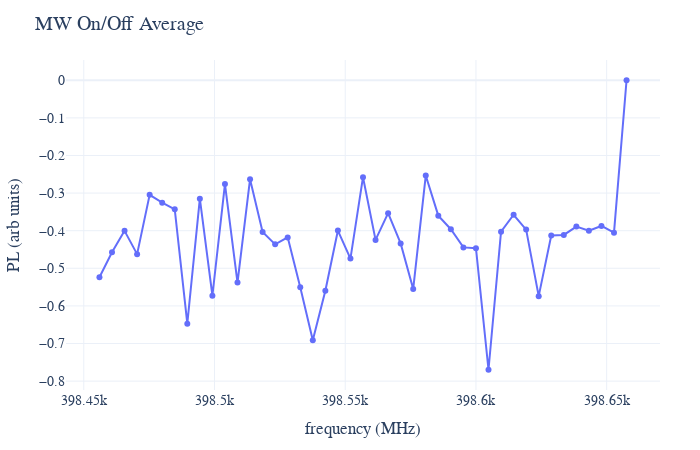

Here is the notebook cell this chart was saved with:
### Code cell
# Create the figure
fig = go.Figure()

# Add a trace (line plot)
# fig.add_trace(go.Scatter(
#     x=frequncies*24,
#     y=on_avg,
#     mode='lines+markers',
#     name='MW On',
#     line=dict(color='blue', width=2),
#     marker=dict(size=6)
# ))

# fig.add_trace(go.Scatter(
#     x=frequncies*24,
#     y=off_avg,
#     mode='lines+markers',
#     name='MW Off',
#     line=dict(color='red', width=2),
#     marker=dict(size=6)
# ))

fig.add_trace(go.Scatter(
    x=frequncies*24,
    y=off_avg-on_avg,
    mode='lines+markers',
    name='Contrast',
    # line=dict(color='red', width=2),
    marker=dict(size=6)
))

# Customize layout
fig.update_layout(
    title='MW On/Off Average',
    xaxis_title='frequency (MHz)',
    yaxis_title='PL (arb units)',
    template='plotly_white',  # Try 'plotly_dark', 'ggplot2', 'seaborn', etc.
    font=dict(family='Arial', size=14),
    width=700,
    height=450,
    margin=dict(l=60, r=40, t=60, b=60)
)

# Show the plot
fig.show()

### Figure 1 — Plotly figure (JSON) as saved in the notebook; plotly's stock layout.template omitted (floating-point values rounded to 4 significant figures)
{"data": [{"marker": {"size": 6}, "mode": "lines+markers", "name": "Contrast", "type": "scatter", "x": [398500.0, 398500.0, 398500.0, 398500.0, 398500.0, 398500.0, 398500.0, 398500.0, 398500.0, 398500.0, 398500.0, 398500.0, 398500.0, 398500.0, 398500.0, 398500.0, 398500.0, 398500.0, 398500.0, 398500.0, 398600.0, 398600.0, 398600.0, 398600.0, 398600.0, 398600.0, 398600.0, 398600.0, 398600.0, 398600.0, 398600.0, 398600.0, 398600.0, 398600.0, 398600.0, 398600.0, 398600.0, 398600.0, 398600.0, 398600.0, 398600.0, 398700.0, 398700.0, 398700.0], "y": [-0.5238, -0.4575, -0.4005, -0.4623, -0.3046, -0.3254, -0.3432, -0.6473, -0.3148, -0.5729, -0.2761, -0.5378, -0.2631, -0.4035, -0.4363, -0.4178, -0.5505, -0.6914, -0.5597, -0.3996, -0.4742, -0.2577, -0.4245, -0.3534, -0.4339, -0.5551, -0.2534, -0.36, -0.3961, -0.4444, -0.4465, -0.7697, -0.4025, -0.3577, -0.3971, -0.574, -0.4128, -0.4113, -0.389, -0.4002, -0.3874, -0.4052, 0.0]}], "layout": {"font": {"family": "Arial", "size": 14}, "height": 450, "margin": {"b": 60, "l": 60, "r": 40, "t": 60}, "title": {"text": "MW On/Off Average"}, "width": 700, "xaxis": {"title": {"text": "frequency (MHz)"}}, "yaxis": {"title": {"text": "PL (arb units)"}}}}
